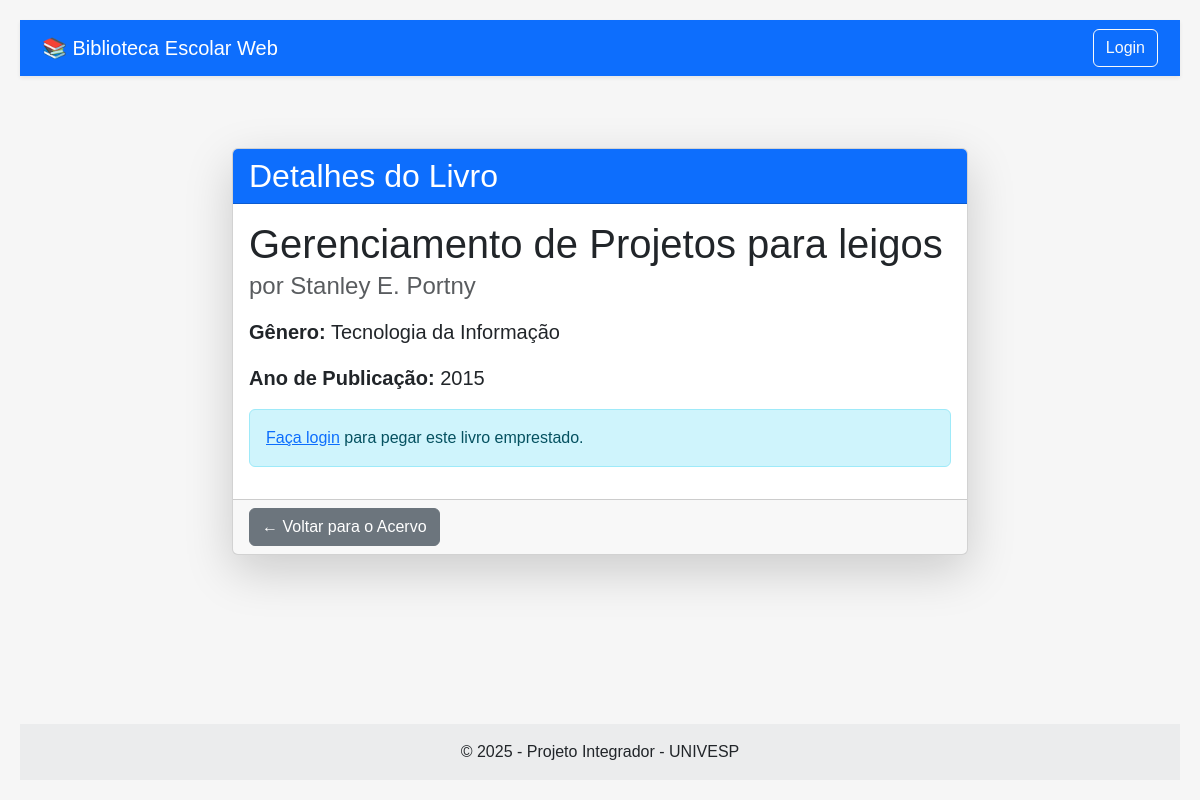
The page /livro/2/ on the database its author committed.
### acervo/models.py (models this page shows, shortened)
class Livro(models.Model):
    titulo = models.CharField(max_length=200, verbose_name="Título")
    autor = models.CharField(max_length=100, verbose_name="Autor")
    genero = models.CharField(max_length=50, verbose_name="Gênero")
    ano_publicacao = models.IntegerField(verbose_name="Ano de Publicação")
    class Meta:
        verbose_name = "Livro"
        verbose_name_plural = "Livros"

### acervo/views.py (the view)
# urls.py: path('livro/<int:livro_id>/', views.detalhe_livro, name='detalhe_livro'),
def detalhe_livro(request, livro_id):
    livro = get_object_or_404(Livro, pk=livro_id)
    emprestimo_ativo = Emprestimo.objects.filter(livro=livro, devolvido=False).first()
    contexto = {
        'livro': livro,
        'emprestimo_ativo': emprestimo_ativo
    }
    return render(request, 'acervo/detalhe_livro.html', contexto)

### acervo/templates/acervo/detalhe_livro.html (shortened to what this page needs)
{% extends 'base.html' %}
{% block content %}
<div class="row mt-5">
  <div class="col-md-8 offset-md-2">
    <div class="card shadow-lg">
      <div class="card-header bg-primary text-white">
        <h2 class="mb-0">Detalhes do Livro</h2>
      </div>
      <div class="card-body">
        <h1 class="card-title">{{ livro.titulo }}</h1>
        <h4 class="card-subtitle mb-3 text-muted">por {{ livro.autor }}</h4>
        <p class="fs-5"><strong>Gênero:</strong> {{ livro.genero }}</p>
        <p class="fs-5"><strong>Ano de Publicação:</strong> {{ livro.ano_publicacao }}</p>
<div class="mt-3">
          {% if user.is_authenticated %}
            {% if emprestimo_ativo %}
              <div class="alert alert-warning" role="alert">
                <strong>Indisponível!</strong> Este livro foi emprestado por {{ emprestimo_ativo.usuario.username }} e a data de devolução é {{ emprestimo_ativo.data_devolucao|date:"d/m/Y" }}.
              </div>
            {% else %}
              <a href="{% url 'emprestar_livro' livro.id %}" class="btn btn-success btn-lg">Pegar Emprestado</a>
            {% endif %}
          {% else %}
            <div class="alert alert-info" role="alert">
              <a href="{% url 'login' %}?next={{ request.path }}">Faça login</a> para pegar este livro emprestado.
            </div>
          {% endif %}
        </div>
      </div>
      <div class="card-footer text-muted">
        <a href="{% url 'index' %}" class="btn btn-secondary">← Voltar para o Acervo</a>
      </div>
    </div>
  </div>
</div>
{% endblock %}

### acervo/static/css/style.css (style rules this page uses)
body { font-family: Arial, sans-serif; margin: 0; padding: 20px; background-color: #f6f6f6; }

### rows shown on the page
Livro: titulo "Gerenciamento de Projetos para leigos", autor "Stanley E. Portny", genero "Tecnologia da Informação", ano_publicacao "2015"
